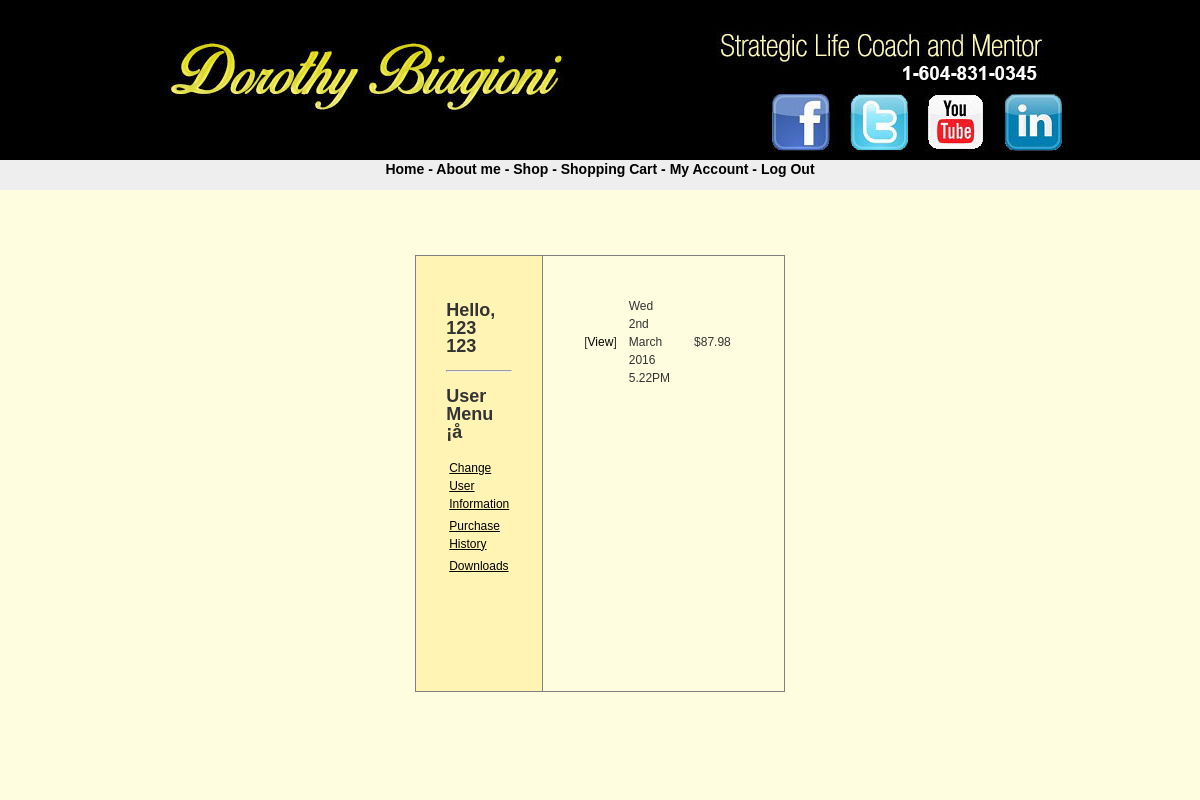
The app's page /src/final/history_mo.php (signed in), older data.
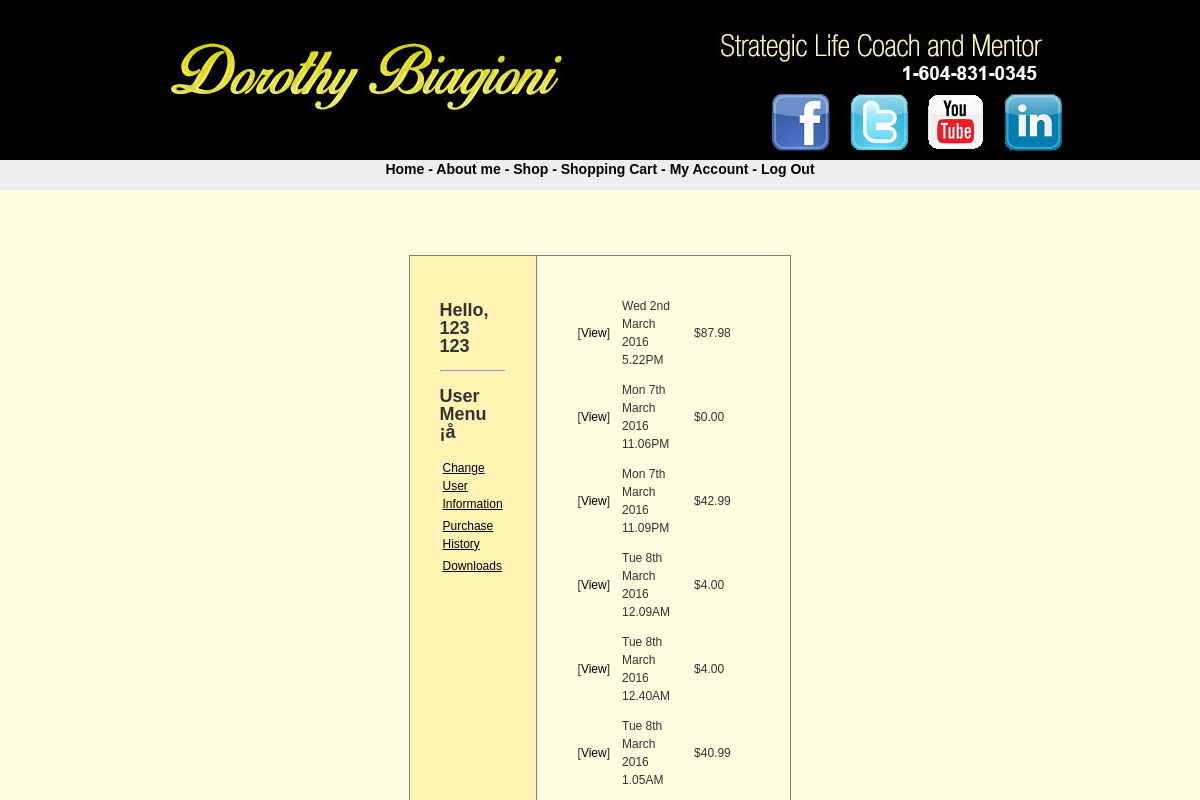
The same page, newer data.
### tables this page shows
CREATE TABLE IF NOT EXISTS `orders` (
  `id` int(11) NOT NULL AUTO_INCREMENT,
  `customer_id` int(11) NOT NULL,
  `date` datetime NOT NULL,
  `total` float NOT NULL,
  `Paid` tinyint(4) NOT NULL,
  PRIMARY KEY (`id`)
);

### src/final/history_mo.php (the view, shortened to what this page needs)
<?php
require("header.php");
require("config.php");
$usersql = "SELECT * From customers WHERE id = ". $_SESSION['SESS_USERID'];
$userres = mysqli_query($mysqli,$usersql) or die(mysqli_error($mysqli));
$userrow = mysqli_fetch_assoc($userres);
?>
<!DOCTYPE html>
<html>
<body>
<div class="move">
<table class="one" align=center style = "width:60%">
<tr>
<td class="one" bgcolor="#fff4b3" valign=top width="20%">
<div class="min">
<table>
<h2>Hello, <br>
<?php echo $userrow['firstName'];?><?php echo " ";?><?php echo $userrow['lastName'];?>&nbsp;
</h2>
</tr>
<hr>
<h2>User Menu ¡å</h2>
<tr><td><a href="myaccount.php"><u>Change User Information</u></a></td></tr>
<tr><td><a href="history_mo.php"><u>Purchase History</u></a></td></tr>
<tr><td><a href="downloads_mo.php"><u>Downloads</u></a></td></tr>
</table>
</div>
<td class="one" valign=top width="40%">
<?php
if(isset($_SESSION['SESS_LOGGEDIN']))
{
    $custsql = "SELECT * from orders WHERE Paid = 1 AND customer_id = ". $_SESSION['SESS_USERID']." order by date";
    $custres = mysqli_query($mysqli,$custsql) or die(mysqli_error($mysqli));
	$custnumrows = mysqli_num_rows($custres);
	if($custnumrows != 0)
    {
		echo "<table cellspacing=10>";
		while($row = mysqli_fetch_assoc($custres))
		{
		echo "<tr>";
		echo "<td>[<a href='detail.php?id=" . $row['id']. "'>View</a>]</td>";
		echo "<td>". date("D jS F Y g.iA", strtotime($row['date'])). "</td>";
		echo "<td>";
		echo "</td>";
		echo "<td>$" . sprintf('%.2f',$row['total']) . "</td>";
		echo "<td>";
		echo "</td>";
		echo "</tr>";
		}
		echo "</table>";
    }
    else
	{
		echo "<strong>No orders</strong>";
    }
}
else
{
    echo("<script>alert('Please Login first')</script>");
    echo("<script>window.location = 'login.php';</script>");
}
?>
</div>
</body>
</html>

Row changes from the older to the newer data that the page shows:
added orders: date "Mon 7th March 2016 11.06PM", total "0.00"
added orders: date "Mon 7th March 2016 11.09PM", total "42.99"
added orders: date "Tue 8th March 2016 12.09AM", total "4.00"
added orders: date "Tue 8th March 2016 12.40AM", total "4.00"
added orders: date "Tue 8th March 2016 1.05AM", total "40.99"
